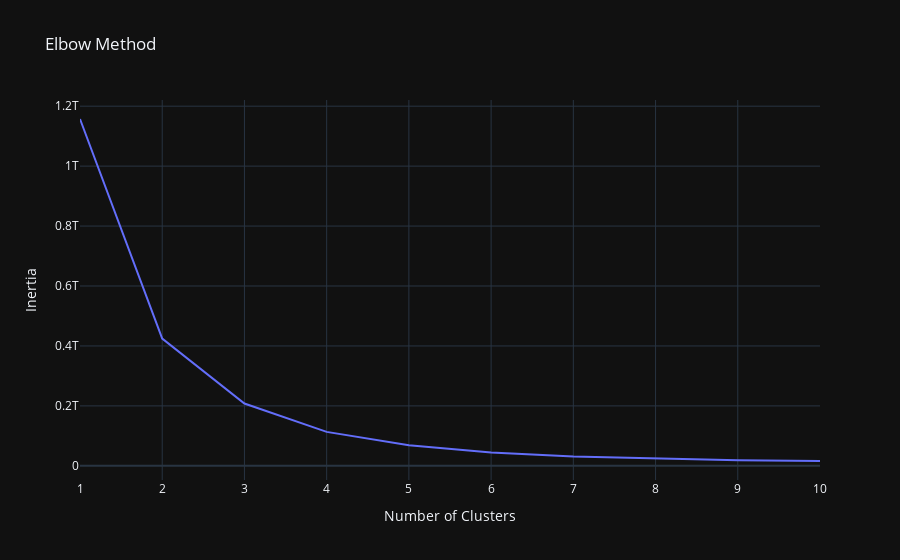

Notebook source saved alongside this figure:
### Code cell
ctm_dt_2 = ctm_dt.copy()
# Extract the features for clustering
features = ctm_dt_2[['Recency', 'Frequency', 'Revenue']]

# Perform the elbow method to determine the optimal number of clusters
inertia = []
for k in range(1, 11):
    kmeans = KMeans(n_clusters=k, random_state=42)
    kmeans.fit(features)
    inertia.append(kmeans.inertia_)

# Plot the elbow curve
fig = px.line(x=range(1, 11), y=inertia, title='Elbow Method', template="plotly_dark")
fig.update_layout(xaxis_title='Number of Clusters', yaxis_title='Inertia')
fig.show(config={'displaylogo': False})

### Figure 1 — Plotly figure (JSON) as saved in the notebook; plotly's stock layout.template omitted (floating-point values rounded to 4 significant figures)
{"data": [{"hovertemplate": "x=%{x}<br>y=%{y}<extra></extra>", "legendgroup": "", "line": {"color": "#636efa", "dash": "solid"}, "marker": {"symbol": "circle"}, "mode": "lines", "name": "", "orientation": "v", "showlegend": false, "type": "scatter", "x": [1, 2, 3, 4, 5, 6, 7, 8, 9, 10], "xaxis": "x", "y": [1157000000000.0, 424500000000.0, 207900000000.0, 113300000000.0, 68610000000.0, 44810000000.0, 30770000000.0, 24490000000.0, 18850000000.0, 16060000000.0], "yaxis": "y"}], "layout": {"legend": {"tracegroupgap": 0}, "title": {"text": "Elbow Method"}, "xaxis": {"anchor": "y", "domain": [0, 1], "title": {"text": "Number of Clusters"}}, "yaxis": {"anchor": "x", "domain": [0, 1], "title": {"text": "Inertia"}}}}
